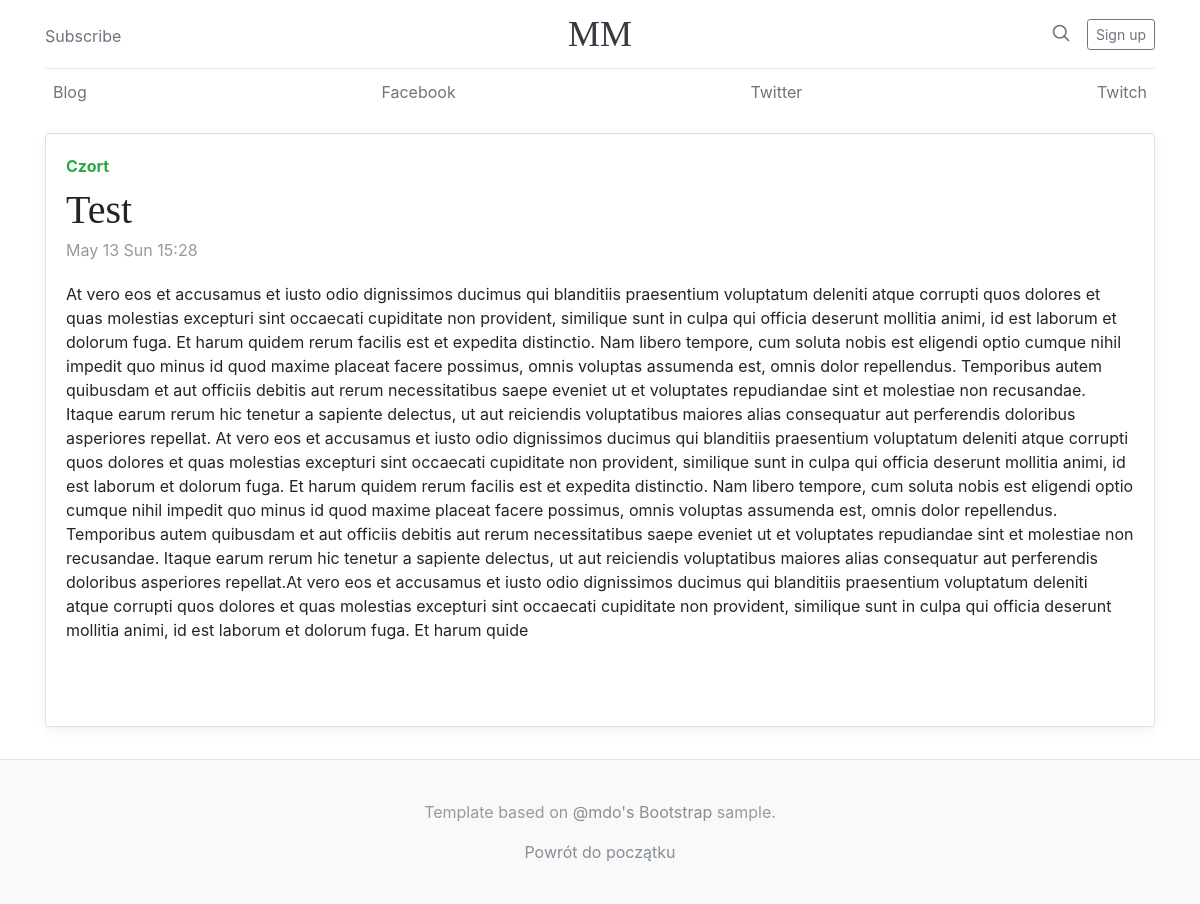
/test, run on the app's committed database.
### BlogAPI/models/models.py (models this page shows, shortened)
class Tag(models.Model):
    name = models.CharField(max_length=20, unique=True)
    class Meta:
        verbose_name = 'Tag'
        verbose_name_plural = 'Tagi'

class Post(models.Model):
    title = models.CharField(max_length=100)
    slug = models.SlugField(primary_key=True)
    tags = models.ManyToManyField(Tag)
    create_time = models.DateTimeField(default=now())
    release_time = models.DateTimeField(default=now())
    text = models.CharField(max_length=2000)
    thumbnail = models.ImageField(null=True, blank=True)
    class Meta:
        verbose_name = 'Post'
        verbose_name_plural = 'Posty'

### BlogAPI/views.py (the view)
# urls.py: path('<slug:slug>', PostView.as_view(), name=PostView.name)
class PostView(TemplateView):
    name = 'post-view'
    template_name = 'post.html'
    def get_context_data(self, **kwargs):
        context = super(PostView, self).get_context_data(**kwargs)
        post = get_object_or_404(Post, slug=kwargs.get('slug'), release_time__lte=now())
        tags = Tag.objects.filter(post=post)
        context.update({
            'post_title': post.title,
            'post_create_time': post.create_time,
            'post_text': post.text,
            'tags': tags
        })
        return context

### MySite/context_prepocessor.py (called while the page is built)
def context(request):
    menu = Menu.objects.all()
    return {'menu': menu}

### templates/post.html (shortened to what this page needs)
{% extends 'base.html' %}
    {% block content %}
    <div class="row mb-2">
            <div class="col-md-12">
              <div class="card flex-md-row mb-4 box-shadow">
                <div class="card-body d-flex flex-column align-items-start">
                    <strong class="d-inline-block mb-2 text-success">{% for tag in tags %}{{ tag.name|capfirst}} {% endfor %}</strong>
                    <div class="blog-post">
                        <h2 class="blog-post-title">{{ post_title }}</h2>
                        <p class="blog-post-meta">{{ post_create_time|date:'M d D H:i' }}</p>
                        <p class="card-text mb-auto">{{ post_text }}</p>
                    </div>
                </div>
              </div>
            </div>
    </div>
    {% endblock %}

### templates/base.html (shortened to what this page needs)
<!DOCTYPE html>
<html lang="en">
<head>
    {% load static %}
    <link rel="stylesheet" href="{% static 'fontawesome/css/font-awesome.min.css' %}">
    <link rel="stylesheet" href="{% static 'css/bootstrap.css' %}">
    <link rel="stylesheet" href="{% static 'css/bootstrap.min.css' %}">
    <link rel="stylesheet" href="{% static 'css/navibar.css' %}">
    <link rel="stylesheet" href="{% static 'css/styles.css' %}">
    <link rel="stylesheet" href="{% static 'css/css.css' %}">
</head>
<body>
    {% include 'header.html' %}
    {% include 'navibar.html' %}
    <div class="container" style="margin-top: 20px;">
        {% block content %}{% endblock %}
    </div>
    {% include 'footer.html' %}
</body>
</html>

### templates/header.html
{% load static %}
<div class="container">
    <header class="blog-header py-3">
            <div class="row flex-nowrap justify-content-between align-items-center">
              <div class="col-4 pt-1">
                <a class="text-muted" href="#">Subscribe</a>
              </div>
              <div class="col-4 text-center">
                <a class="blog-header-logo text-dark" href="{% url 'index-view' %}">MM</a>
              </div>
              <div class="col-4 d-flex justify-content-end align-items-center">
                <a class="text-muted" href="#">
                  <svg xmlns="http://www.w3.org/2000/svg" width="20" height="20" viewBox="0 0 24 24" fill="none" stroke="currentColor" stroke-width="2" stroke-linecap="round" stroke-linejoin="round" class="mx-3"><circle cx="10.5" cy="10.5" r="7.5"></circle><line x1="21" y1="21" x2="15.8" y2="15.8"></line></svg>
                </a>
                <a class="btn btn-sm btn-outline-secondary" href="#">Sign up</a>
              </div>
            </div>
    </header>
</div>

### templates/navibar.html
{% load static %}
<div class="container">
    <div class="nav-scroller py-1 mb-2">
            <nav class="nav d-flex justify-content-between">
                {% for item in menu %}
                <a class="p-2 text-muted" href="{% url item.view_name %}">{{ item.name }}</a>
                {% endfor %}
                <a class="p-2 text-muted" href="http://www.facebook.com">Facebook</a>
                <a class="p-2 text-muted" href="http://www.twitter.com">Twitter</a>
                <a class="p-2 text-muted" href="http://www.twitch.com">Twitch</a>
            </nav>
    </div>
</div>

### templates/footer.html
{% load static %}
<footer class="blog-footer">
      <p>Template based on <a href="https://twitter.com/mdo">@mdo's</a> <a href="https://getbootstrap.com/">Bootstrap</a> sample.</p>
      <p>
        <a href="#">Powrót do początku</a>
      </p>
</footer>

### BlogAPI/static/css/styles.css (style rules this page uses)
a { color: #868e96; }
.blog-header { line-height: 1; border-bottom: 1px solid #e5e5e5; }
.blog-header-logo { font-family: "Playfair Display", Georgia, "Times New Roman", serif; font-size: 2.25rem; }
h1, h2, h3, h4, h5, h6 { font-family: "Playfair Display", Georgia, "Times New Roman", serif; }
.nav-scroller { position: relative; z-index: 2; height: 2.75rem; overflow-y: hidden; }
.nav-scroller .nav { display: -ms-flexbox; display: flex; -ms-flex-wrap: nowrap; flex-wrap: nowrap; padding-bottom: 1rem; margin-top: -1px; overflow-x: auto; text-align: center; white-space: nowrap; -webkit-overflow-scrolling: touch; }
.box-shadow { box-shadow: 0 .25rem .75rem rgba(0, 0, 0, .05); }
.blog-post { margin-bottom: 4rem; }
.blog-post-title { margin-bottom: .25rem; font-size: 2.5rem; }
.blog-post-meta { margin-bottom: 1.25rem; color: #999; }
.blog-footer { padding: 2.5rem 0; color: #999; text-align: center; background-color: #f9f9f9; border-top: .05rem solid #e5e5e5; }
.blog-footer p:last-child { margin-bottom: 0; }

### data on the page
BlogAPI_menu: name "Blog"
Tag: name "Czort"
Post: title "Test", create_time "May 13 Sun 15:28", text "At vero eos et accusamus et iusto odio dignissimos ducimus qui blanditiis praesentium voluptatum deleniti atque corrupti quos dolores et quas molestias excepturi sint occaecati cupiditate non provident, similique sunt in culpa qui officia deserunt mollitia animi, id est laborum et dolorum fuga. Et harum quidem rerum facilis est et expedita distinctio. Nam libero tempore, cum soluta nobis est eligendi optio cumque nihil impedit quo minus id quod maxime placeat facere possimus, omnis voluptas assumenda est, omnis dolor repellendus. Temporibus autem quibusdam et aut officiis debitis aut rerum necessitatibus saepe eveniet ut et voluptates repudiandae sint et molestiae non recusandae. Itaque…"
